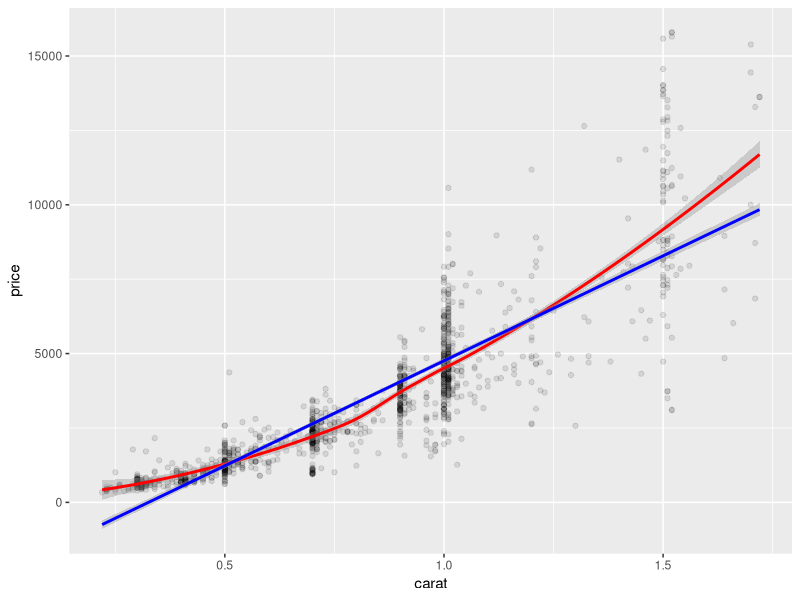

R code for this plot:
## ---- chunk 1
library(tidyverse)
str(diamonds)
## ---- chunk 2
set.seed(1234)
diamonds2 <- filter(diamonds, 
                    cut %in% c("Fair", "Good") & 
                    color %in% c("E", "F", "G") & 
                    carat < 1.75) 
diamonds2 <- droplevels(diamonds2)
one <- diamonds2 %>% filter(cut == "Fair" & color == "E") %>% sample_n(218)
two <- diamonds2 %>% filter(cut == "Fair" & color == "F") %>% sample_n(218)
three <- diamonds2 %>% filter(cut == "Fair" & color == "G") %>% sample_n(218)
four <- diamonds2 %>% filter(cut == "Good" & color == "E") %>% sample_n(218)
five <- diamonds2 %>% filter(cut == "Good" & color == "F") %>% sample_n(218)
six <- diamonds2 %>% filter(cut == "Good" & color == "G") %>% sample_n(218)
diamonds2 <- bind_rows(one, two, three, four, five, six)
str(diamonds2)
## ---- chunk 3
two.way.anova <- aov(price ~ cut * color, data = diamonds2)
summary(two.way.anova)
car::Anova(two.way.anova, type = 2)
## ---- chunk 4
  no.interaction.anova <- aov(price ~ cut + color, data = diamonds2)
  summary(no.interaction.anova)
## ---- chunk 5
ggplot(diamonds2, aes(x = carat, y= price)) + 
  geom_point(alpha = 1/10) + 
  geom_smooth(method = "loess", color = "red") + 
  geom_smooth(method = "lm", color = "blue")
## ---- chunk 6
two.way.ancova <- aov(price ~ cut * color + carat, data = diamonds2)
car::Anova(two.way.ancova, type = 2)
